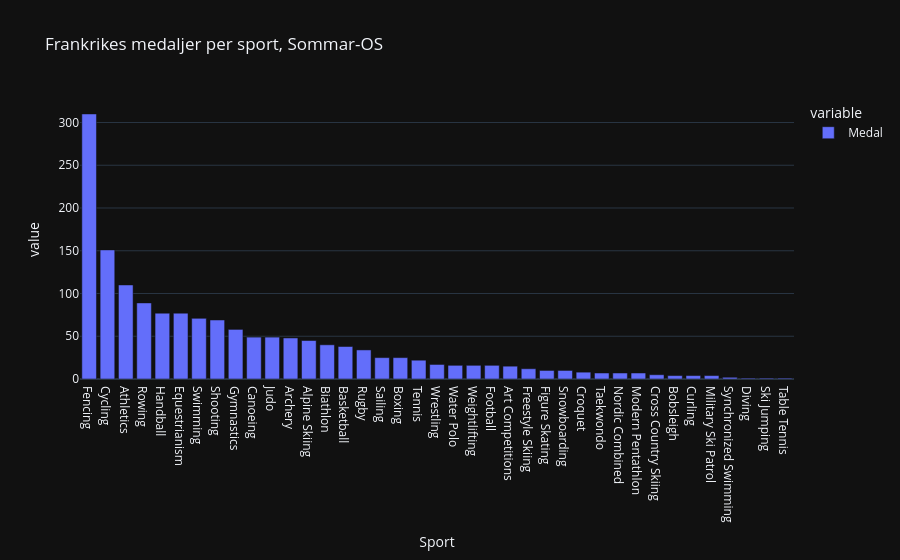

The notebook cell saved with this chart:
### Code cell
import plotly.express as px

medals_per_sport = fra_medals.groupby("Sport")["Medal"].count().sort_values(ascending=False)

px.bar(medals_per_sport, title="Frankrikes medaljer per sport, Sommar-OS")

### Figure 1 — Plotly figure (JSON) as saved in the notebook; plotly's stock layout.template omitted (floating-point values rounded to 4 significant figures)
{"data": [{"hovertemplate": "variable=Medal<br>Sport=%{x}<br>value=%{y}<extra></extra>", "legendgroup": "Medal", "marker": {"color": "#636efa", "pattern": {"shape": ""}}, "name": "Medal", "orientation": "v", "showlegend": true, "textposition": "auto", "x": ["Fencing", "Cycling", "Athletics", "Rowing", "Handball", "Equestrianism", "Swimming", "Shooting", "Gymnastics", "Canoeing", "Judo", "Archery", "Alpine Skiing", "Biathlon", "Basketball", "Rugby", "Sailing", "Boxing", "Tennis", "Wrestling", "Water Polo", "Weightlifting", "Football", "Art Competitions", "Freestyle Skiing", "Figure Skating", "Snowboarding", "Croquet", "Taekwondo", "Nordic Combined", "Modern Pentathlon", "Cross Country Skiing", "Bobsleigh", "Curling", "Military Ski Patrol", "Synchronized Swimming", "Diving", "Ski Jumping", "Table Tennis"], "xaxis": "x", "y": [310, 151, 110, 89, 77, 77, 71, 69, 58, 49, 49, 48, 45, 40, 38, 34, 25, 25, 22, 17, 16, 16, 16, 15, 12, 10, 10, 8, 7, 7, 7, 5, 4, 4, 4, 2, 1, 1, 1], "yaxis": "y", "type": "bar"}], "layout": {"xaxis": {"anchor": "y", "domain": [0.0, 1.0], "title": {"text": "Sport"}}, "yaxis": {"anchor": "x", "domain": [0.0, 1.0], "title": {"text": "value"}}, "legend": {"title": {"text": "variable"}, "tracegroupgap": 0}, "title": {"text": "Frankrikes medaljer per sport, Sommar-OS"}, "barmode": "relative"}}
